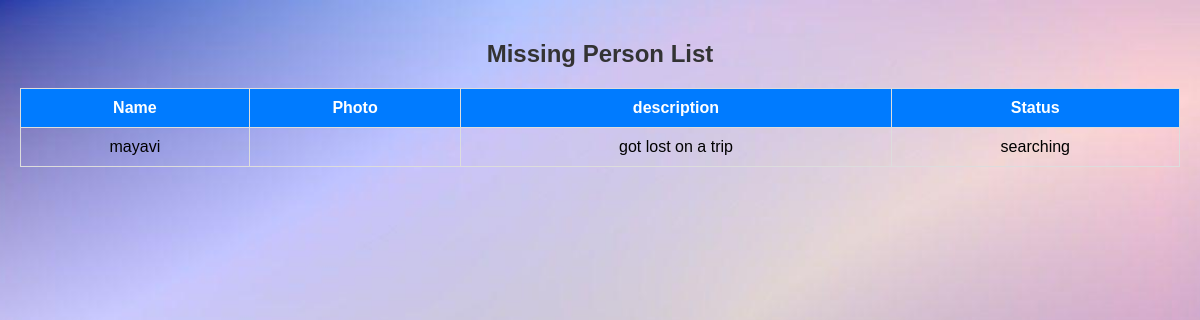
The app's page /missing_persons/, older data.
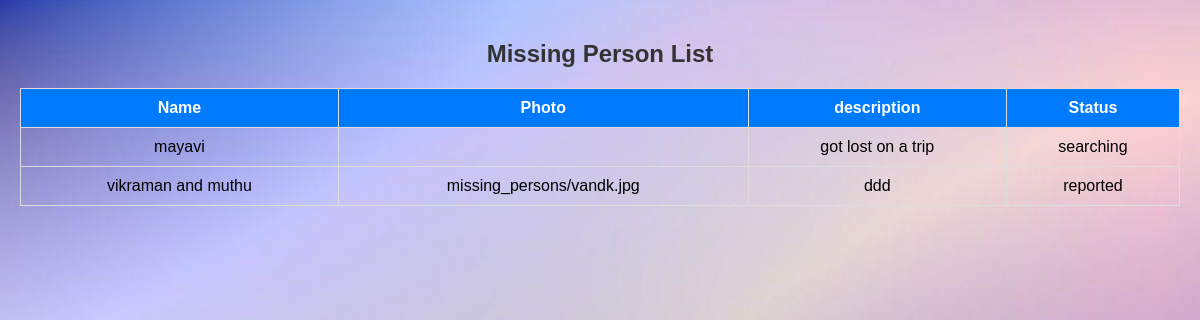
The same page, newer data.
### MyApp/models.py (models this page shows, shortened)
class MissingPerson(models.Model):
    name = models.CharField(max_length=255)
    age = models.IntegerField()
    gender = models.CharField(max_length=10)
    description = models.TextField()
    photo = models.ImageField(upload_to='missing_persons/')
    status = models.CharField(max_length=20, choices=[('reported', 'Reported'),('searching', 'Searching'), ('found', 'Found')], default='reported')

### MyApp/views.py (the view)
# urls.py: path('missing_persons/', missing_person_list, name='missing_person_list'),
def missing_person_list(request):
    missing_persons = MissingPerson.objects.all()
    return render(request, 'missing_person_list.html', {'missing_persons': missing_persons})

### templates/missing_person_list.html (shortened to what this page needs)
<!DOCTYPE html>
<html lang="en">
<head>
</head>
<body>
    <h2>Missing Person List</h2>
    <table>
        <thead>
            <tr>
                <th>Name</th>
                <th>Photo</th>
                <th>description</th>
                <th>Status</th>
            </tr>
        </thead>
        <tbody>
            {% for missing_person in missing_persons %}
                <tr>
                    <td>{{ missing_person.name }}</td>
                    <td>{{ missing_person.photo}}</td>
                    <td>{{ missing_person.description }}</td>
                    <td>{{ missing_person.status }}</td>
                </tr>
            {% endfor %}
        </tbody>
    </table>
</body>
</html>

Row changes from the older to the newer data that the page shows:
added MissingPerson: name "vikraman and muthu", photo "missing_persons/vandk.jpg", description "ddd", status "reported"
